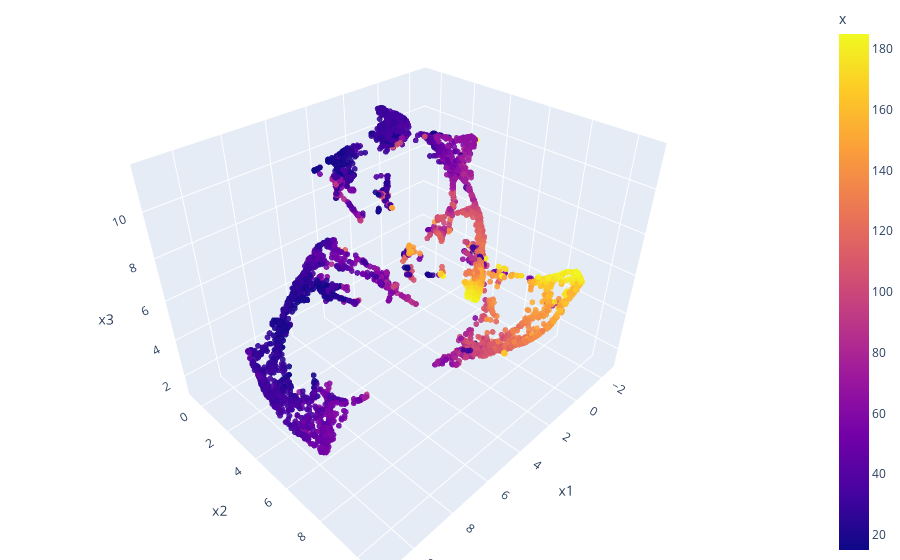

Here is the notebook cell this chart was saved with:
### Code cell
fig = px.scatter_3d(df, x='x1', y='x2', z='x3',
              color='x', opacity=0.9)

fig.update_traces(marker_size=2)

# tight layout
fig.update_layout(margin=dict(l=0, r=0, b=0, t=0))
fig.show()

### Figure 1 — Plotly figure (JSON) as saved in the notebook; plotly's stock layout.template omitted (floating-point values rounded to 4 significant figures; data arrays with more than 128 entries replaced by an {"elided": "..."} marker saying what was removed)
{"data": [{"hovertemplate": "x1=%{x}<br>x2=%{y}<br>x3=%{z}<br>x=%{marker.color}<extra></extra>", "legendgroup": "", "marker": {"color": {"elided": "5540 float values"}, "coloraxis": "coloraxis", "opacity": 0.9, "size": 2, "symbol": "circle"}, "mode": "markers", "name": "", "scene": "scene", "showlegend": false, "type": "scatter3d", "x": {"elided": "5540 float values"}, "y": {"elided": "5540 float values"}, "z": {"elided": "5540 float values"}}], "layout": {"coloraxis": {"colorbar": {"title": {"text": "x"}}, "colorscale": [[0, "#0d0887"], [0.1111, "#46039f"], [0.2222, "#7201a8"], [0.3333, "#9c179e"], [0.4444, "#bd3786"], [0.5556, "#d8576b"], [0.6667, "#ed7953"], [0.7778, "#fb9f3a"], [0.8889, "#fdca26"], [1, "#f0f921"]]}, "legend": {"tracegroupgap": 0}, "margin": {"b": 0, "l": 0, "r": 0, "t": 0}, "scene": {"domain": {"x": [0, 1], "y": [0, 1]}, "xaxis": {"title": {"text": "x1"}}, "yaxis": {"title": {"text": "x2"}}, "zaxis": {"title": {"text": "x3"}}}}}
